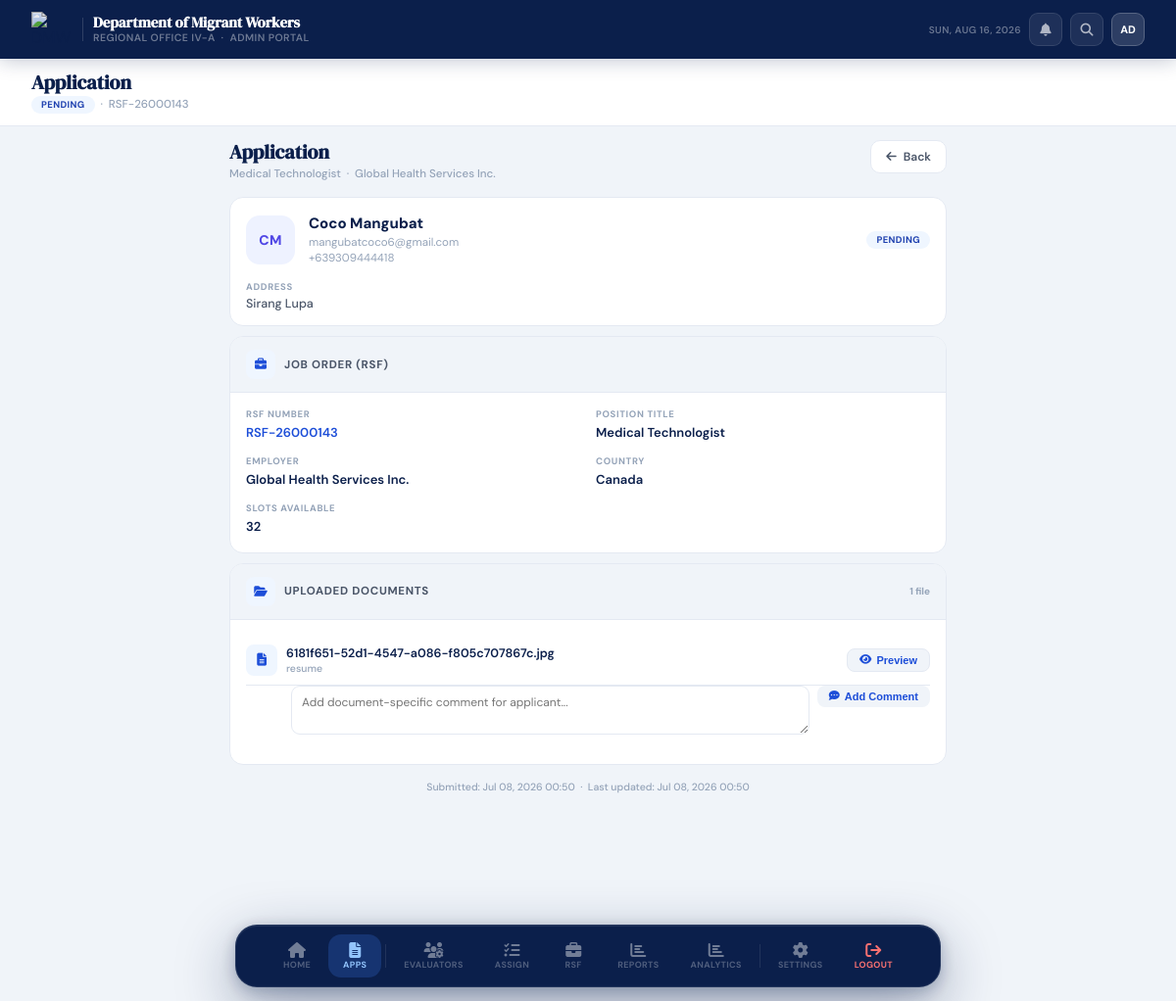
Page /admin/view-application.php?id=70 (signed in) on the committed database.
### tables this page shows
CREATE TABLE `applications` (
  `id` int(11) NOT NULL,
  `client_id` int(11) NOT NULL,
  `rsf_id` int(11) NOT NULL,
  `status` varchar(50) DEFAULT 'pending',
  `current_evaluator_id` int(11) DEFAULT NULL,
  `handling_party` enum('evaluator','admin') DEFAULT NULL,
  `locked_at` timestamp NULL DEFAULT NULL,
  `submitted_at` timestamp NOT NULL DEFAULT current_timestamp(),
  `updated_at` timestamp NOT NULL DEFAULT current_timestamp() ON UPDATE current_timestamp(),
  `notes` text DEFAULT NULL
);

CREATE TABLE `rsf_job_orders` (
  `id` int(11) NOT NULL,
  `rsf_number` varchar(50) NOT NULL,
  `employer_name` varchar(255) NOT NULL,
  `worksite_country` varchar(100) DEFAULT NULL,
  `classification` varchar(50) DEFAULT NULL,
  `position_title` varchar(150) DEFAULT NULL,
  `slots_available` int(11) DEFAULT NULL,
  `qualifications` text DEFAULT NULL,
  `deadline` date DEFAULT NULL,
  `pdf_path` varchar(500) DEFAULT NULL,
  `created_at` timestamp NOT NULL DEFAULT current_timestamp()
);

CREATE TABLE `clients` (
  `cid` int(11) NOT NULL,
  `email` varchar(100) NOT NULL,
  `first_name` varchar(80) NOT NULL,
  `middle_name` varchar(80) DEFAULT NULL,
  `last_name` varchar(80) NOT NULL,
  `suffix` varchar(20) DEFAULT NULL,
  `phone` varchar(20) DEFAULT NULL,
  `address` text DEFAULT NULL,
  `barangay` varchar(150) NOT NULL,
  `city_municipality` varchar(150) NOT NULL,
  `province` varchar(100) NOT NULL,
  `dob` date DEFAULT NULL,
  `gender` varchar(10) DEFAULT NULL,
  `created_at` timestamp NOT NULL DEFAULT current_timestamp()
);

CREATE TABLE `application_documents` (
  `id` int(11) NOT NULL,
  `application_id` int(11) NOT NULL,
  `document_type` varchar(100) DEFAULT NULL,
  `required_doc_id` int(11) DEFAULT NULL,
  `file_name` varchar(255) DEFAULT NULL,
  `file_path` varchar(500) DEFAULT NULL,
  `uploaded_at` timestamp NOT NULL DEFAULT current_timestamp()
);

### admin/view-application.php (the view, shortened to what this page needs)
<?php
require_once '../db.php';
$app_id = (int) ($_GET['id'] ?? 0);
$admin_email = $_SESSION['user_email'];
$admin_name = 'Admin';
$stmt_ad = $database->prepare("SELECT aid, full_name FROM admins WHERE email = ? LIMIT 1");
$stmt_ad->bind_param("s", $admin_email);
$stmt_ad->execute();
$ad_result = $stmt_ad->get_result();
if ($ad_result->num_rows === 1) {
    $row = $ad_result->fetch_assoc();
    $admin_name = $row['full_name'] ?? 'Admin';
}
$parts    = explode(' ', trim($admin_name));
$initials = count($parts) >= 2
    ? strtoupper(substr($parts[0], 0, 1) . substr(end($parts), 0, 1))
    : strtoupper(substr($admin_name, 0, 2));
$stmt = $database->prepare("
    SELECT a.id, a.status, a.updated_at, a.submitted_at, a.notes,
           a.current_evaluator_id, a.handling_party,
           r.rsf_number, r.position_title, r.worksite_country, r.employer_name, r.qualifications, r.slots_available,
           CONCAT(c.first_name, ' ', c.last_name) AS applicant_name,
           c.email AS applicant_email, c.phone, c.address,
           ev.full_name AS current_evaluator_name, ev.email AS current_evaluator_email
    FROM applications a
    JOIN rsf_job_orders r ON a.rsf_id = r.id
    LEFT JOIN clients   c ON a.client_id = c.cid
    LEFT JOIN evaluators ev ON a.current_evaluator_id = ev.eid
    WHERE a.id = ?
");
$stmt->bind_param("i", $app_id);
$stmt->execute();
$app = $stmt->get_result()->fetch_assoc();
$stmt = $database->prepare("SELECT * FROM application_documents WHERE application_id = ? ORDER BY uploaded_at");
$stmt->bind_param("i", $app_id);
$stmt->execute();
$documents = $stmt->get_result()->fetch_all(MYSQLI_ASSOC);
$status     = strtolower($app['status']);
$statusText = str_replace('_', ' ', ucwords($status));
$statusPill = match ($status) {
    'approved'         => 'sp-approved',
    'under_evaluation' => 'sp-under',
    'for_compliance'   => 'sp-compliance',
    'disapproved'      => 'sp-disapproved',
    'assign'           => 'sp-assigned',
    'pending'          => 'sp-assigned',
    'assigned'         => 'sp-assigned',
    'resubmitted'      => 'sp-under',
    'unassign'         => 'sp-default',
    'unassigned'       => 'sp-default',
    default            => 'sp-default',
};
$anp    = explode(' ', trim($app['applicant_name'] ?? ''));
$appAvi = strtoupper(count($anp) >= 2
    ? substr($anp[0], 0, 1) . substr(end($anp), 0, 1)
    : substr($app['applicant_name'] ?? 'NA', 0, 2));
?>
<!DOCTYPE html>
<html lang="en">
<head>
    <link rel="stylesheet" href="https://cdnjs.cloudflare.com/ajax/libs/font-awesome/6.5.1/css/all.min.css">
    <link rel="stylesheet" href="../css/dashboard.css">
    <link rel="stylesheet" href="../css/view-application.css">
</head>
<body>
    <header class="topbar">
        <div class="topbar-brand">
            <img src="https://dmw.gov.ph/images/dmw_tahanan_ng_ofw_colored.png" alt="DMW">
            <div class="brand-text">
                <h1>Department of Migrant Workers</h1>
                <p>REGIONAL OFFICE IV-A &nbsp;·&nbsp; ADMIN PORTAL</p>
            </div>
        </div>
        <div class="topbar-right">
            <span class="topbar-date" id="live-date"></span>
            <div class="tb-btn">
                <i class="fas fa-bell"></i>
            </div>
            <div class="tb-btn"><i class="fas fa-magnifying-glass"></i></div>
            <div class="topbar-avatar"><?= htmlspecialchars($initials) ?></div>
        </div>
    </header>
    <div class="subbar">
        <div class="subbar-top">
            <div class="subbar-greeting">
                <h2>Application</h2>
                <p>
                    <span class="status-pill <?= $statusPill ?>"><?= htmlspecialchars($statusText) ?></span>
                    &nbsp;·&nbsp; <?= htmlspecialchars($app['rsf_number'] ?? '—') ?>
                </p>
            </div>
        </div>
    </div>
    <div class="main">
        <div class="page-hd fade-in d1">
            <div class="page-hd-left">
                <h2>Application</h2>
                <p><?= htmlspecialchars($app['position_title'] ?? '—') ?> &nbsp;·&nbsp; <?= htmlspecialchars($app['employer_name'] ?? '—') ?></p>
            </div>
            <a href="applications.php" class="btn-back">
                <i class="fas fa-arrow-left"></i> Back
            </a>
        </div>
        <div class="sec-card fade-in d2">
            <div class="applicant-hero">
                <div class="applicant-avi"><?= htmlspecialchars($appAvi) ?></div>
                <div class="applicant-hero-info">
                    <div class="applicant-hero-name"><?= htmlspecialchars($app['applicant_name'] ?? '—') ?></div>
                    <div class="applicant-hero-sub"><?= htmlspecialchars($app['applicant_email'] ?? '—') ?></div>
                    <div class="applicant-hero-sub" style="margin-top:1px"><?= htmlspecialchars($app['phone'] ?? '—') ?></div>
                </div>
                <span class="status-pill <?= $statusPill ?>"><?= htmlspecialchars($statusText) ?></span>
            </div>
            <?php if (!empty($app['address'])): ?>
                <div style="padding: 0 16px 14px;">
                    <dt style="font-size:9.5px;font-weight:700;letter-spacing:.07em;text-transform:uppercase;color:var(--text3);margin-bottom:3px;">Address</dt>
                    <dd style="font-size:12.5px;font-weight:500;color:var(--text2);"><?= htmlspecialchars($app['address']) ?></dd>
                </div>
            <?php endif; ?>
        </div>
        <div class="sec-card fade-in d3">
            <div class="sec-card-head">
                <div class="sec-card-head-icon" style="background:#eff6ff;color:var(--blue);">
                    <i class="fas fa-briefcase"></i>
                </div>
                <span class="sec-card-title">Job Order (RSF)</span>
            </div>
            <div class="sec-card-body">
                <div class="dl-grid">
                    <div class="dl-item">
                        <dt>RSF Number</dt>
                        <dd style="color:var(--blue)"><?= htmlspecialchars($app['rsf_number'] ?? '—') ?></dd>
                    </div>
                    <div class="dl-item">
                        <dt>Position Title</dt>
                        <dd><?= htmlspecialchars($app['position_title'] ?? '—') ?></dd>
                    </div>
                    <div class="dl-item">
                        <dt>Employer</dt>
                        <dd><?= htmlspecialchars($app['employer_name'] ?? '—') ?></dd>
                    </div>
                    <div class="dl-item">
                        <dt>Country</dt>
                        <dd><?= htmlspecialchars($app['worksite_country'] ?? '—') ?></dd>
                    </div>
                    <?php if (!empty($app['slots_available'])): ?>
                        <div class="dl-item">
                            <dt>Slots Available</dt>
                            <dd><?= (int) $app['slots_available'] ?></dd>
                        </div>
                    <?php endif; ?>
                </div>
            </div>
        </div>
        <?php if (!empty($documents)): ?>
            <div class="sec-card fade-in d4">
                <div class="sec-card-head">
                    <div class="sec-card-head-icon" style="background:#eff6ff;color:var(--blue);">
                        <i class="fas fa-folder-open"></i>
                    </div>
                    <span class="sec-card-title">Uploaded Documents</span>
                    <span style="margin-left:auto;font-size:10px;font-weight:700;color:var(--text3);"><?= count($documents) ?> file<?= count($documents) !== 1 ? 's' : '' ?></span>
                </div>
                <div class="sec-card-body">
                    <?php foreach ($documents as $d): ?>
                        <div class="doc-row">
                            <div class="doc-row-left">
                                <div class="doc-icon"><i class="fas fa-file-lines"></i></div>
                                <div>
                                    <div class="doc-name"><?= htmlspecialchars($d['file_name']) ?></div>
                                    <div class="doc-type"><?= htmlspecialchars($d['document_type']) ?></div>
                                </div>
                            </div>
                            <?php if (!empty($d['file_path'])):
                                $docExt = strtolower(pathinfo($d['file_path'], PATHINFO_EXTENSION));
                            ?>
                                <button type="button" class="doc-view-btn"
                                    onclick="openDocPreview('../<?= htmlspecialchars($d['file_path']) ?>', '<?= htmlspecialchars(addslashes($d['file_name'])) ?>', '<?= htmlspecialchars($docExt) ?>')">
                                    <i class="fas fa-eye"></i> Preview
                                </button>
                            <?php endif; ?>
                        </div>
                        <form method="POST" style="margin:0 0 14px 46px;display:flex;gap:8px;flex-wrap:wrap;align-items:flex-start;">
                            <textarea name="doc_comment" required
                                placeholder="Add document-specific comment for applicant..."
                                style="flex:1;min-width:220px;min-height:42px;border:1px solid var(--border);border-radius:9px;padding:8px 10px;font-size:12px;font-family:'DM Sans',sans-serif;resize:vertical;"></textarea>
                            <button type="submit" class="doc-view-btn" style="border:none;cursor:pointer;">
                                <i class="fas fa-comment-dots"></i> Add Comment
                            </button>
                        </form>
                    <?php endforeach; ?>
                </div>
            </div>
        <?php endif; ?>
        <div class="timestamps fade-in d8">
            Submitted: <?= date('M d, Y H:i', strtotime($app['submitted_at'] ?? $app['updated_at'] ?? 'now')) ?>
            &nbsp;·&nbsp;
            Last updated: <?= date('M d, Y H:i', strtotime($app['updated_at'] ?? 'now')) ?>
        </div>
    </div>
    <div class="dock-wrap">
        <nav class="dock">
            <a href="dashboard.php" class="dk">
                <i class="fas fa-house"></i><span class="dk-lbl">Home</span>
            </a>
            <div class="dk active" id="appsBtn" onclick="toggleFlyout(event, 'appsMenu')">
                <i class="fas fa-file-lines"></i><span class="dk-lbl">Apps</span>
            </div>
            <a href="user.php" class="dk"><i class="fas fa-users-gear"></i><span class="dk-lbl">Evaluators</span></a>
            <a href="assignments.html" class="dk"><i class="fas fa-list-check"></i><span class="dk-lbl">Assign</span></a>
            <a href="job-orders.php" class="dk"><i class="fas fa-briefcase"></i><span class="dk-lbl">RSF</span></a>
            <a href="reports.html" class="dk"><i class="fas fa-chart-bar"></i><span class="dk-lbl">Reports</span></a>
            <a href="analytics.php" class="dk">
                <i class="fas fa-chart-bar text-blue-300 text-base leading-none"></i><span class="dk-lbl"">Analytics</span>
            </a>
    <a href="settings.html" class="dk"><i class="fas fa-gear"></i><span class="dk-lbl">Settings</span></a>
    <div class="dk" onclick="logout('Admin')">
        <i class="fas fa-arrow-right-from-bracket" style="color:#f87171"></i>
        <span class="dk-lbl" style="color:#f87171">Logout</span>
    </div>
    </nav>
    </div>
</body>
</html>

### rows in the picture
applications: status "PENDING", rsf.rsf_number "RSF-26000143", rsf.position_title "Medical Technologist", rsf.employer_name "Global Health Services Inc.", client.email "mangubatcoco6@gmail.com", client.phone "+639309444418", client.address "Sirang Lupa", rsf.worksite_country "Canada", rsf.slots_available "32", submitted_at "Jul 08, 2026 00:50", updated_at "Jul 08, 2026 00:50"
application_documents: file_name "6181f651-52d1-4547-a086-f805c707867c.jpg", document_type "resume"

### other values in the picture
$initials "AD"
$appAvi "CM"
$app['applicant_name'] "Coco Mangubat"
count($documents) "1"
